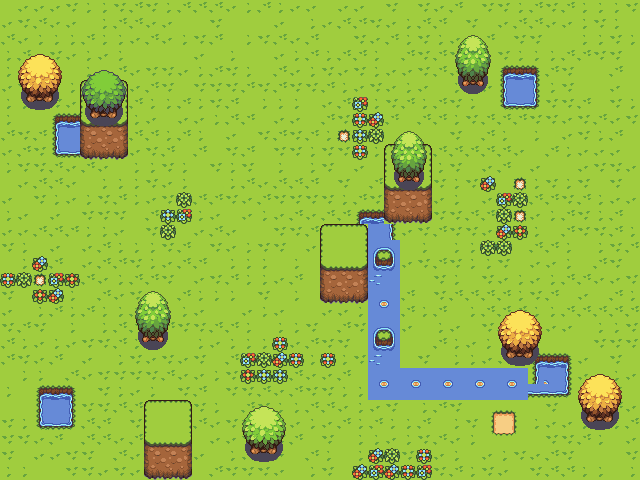

Below is a game level as drawn by its tile map, then a one-line description and the .tmx that defines it (tile-layer data replaced by summaries):
An orthogonal 40x30 tile map with 16x16 px tiles, 3 tile layers (Background, Terrain, Trees).

<map version="1.10" tiledversion="1.10.2" orientation="orthogonal" renderorder="right-down" width="40" height="30" tilewidth="16" tileheight="16" infinite="0" nextlayerid="4" nextobjectid="1">
 <editorsettings>
  <export target="tileMap.tmj" format="json" />
 </editorsettings>
 <tileset firstgid="1" name="tileset" tilewidth="16" tileheight="16" tilecount="2112" columns="33">
  <image source="CP-Slime-World-master/assets/tileset.png" trans="000000" width="528" height="1024" />
 </tileset>
 <layer id="1" name="Background" width="40" height="30" locked="1">
  <data>[1200 cells, 1200 non-empty, 5 distinct tile ids]</data>
 </layer>
 <layer id="2" name="Terrain" width="40" height="30">
  <data>[1200 cells, 193 non-empty, 52 distinct tile ids]</data>
 </layer>
 <layer id="3" name="Trees" width="40" height="30">
  <data>[1200 cells, 96 non-empty, 48 distinct tile ids]</data>
 </layer>
</map>
